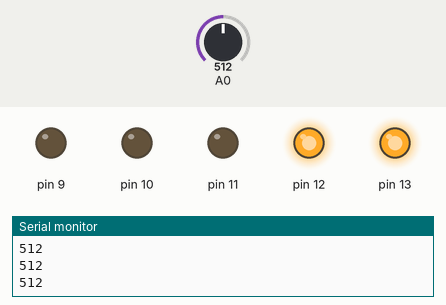
Simulated run of this sketch. Board: Arduino Uno, built with avr-gcc and run on an emulated ATmega328P. Shown: output pins drawn as LEDs (lit = HIGH), the last lines printed to the serial monitor. The test bench sets the inputs (shaded band); at power-on: A0 = 512.

Above: at 1.2 s.
1.3 s: A0 set to 596
2.8 s: A0 set to 626
At 4.0 s:
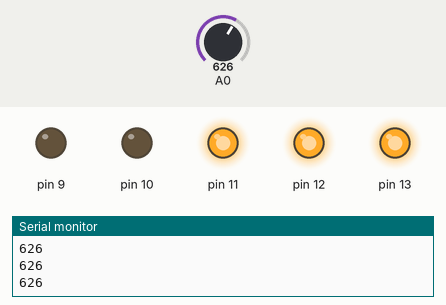
4.3 s: A0 set to 803
5.8 s: A0 set to 827
At 6.3 s:
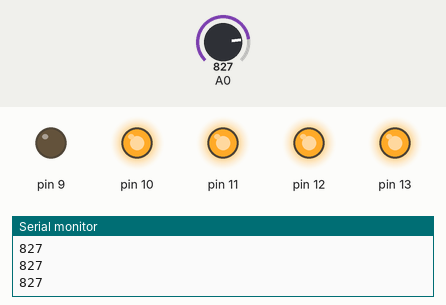
7.3 s: A0 set to 987
8.8 s: A0 set to 1013
At 9.7 s:
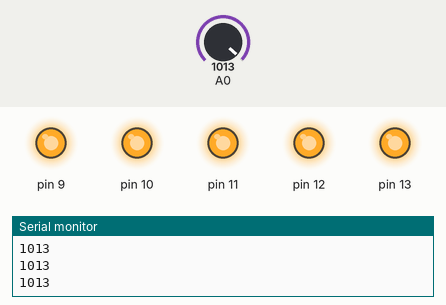
Timing chart, 0 to 11.3 s (numbered marks = the images above; inputs shaded):
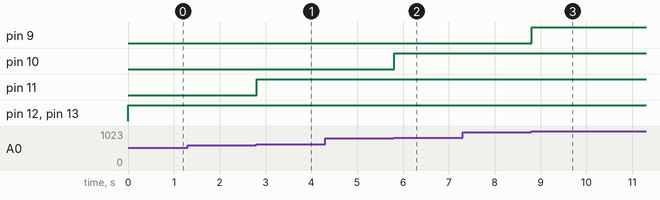

Measured:
- the behaviour switches between 613 and 614 on A0 (found by bisection; images 0 and 1)
- the behaviour switches between 818 and 819 on A0 (found by bisection; images 1 and 2)
- the behaviour switches between 1000 and 1001 on A0 (found by bisection; images 2 and 3)
- after the input at 2.8 s, pin 11: LOW → HIGH at once
- after the input at 5.8 s, pin 10: LOW → HIGH at once
- after the input at 8.8 s, pin 9: LOW → HIGH at once

The sketch:

potenciometro_vu.ino
```cpp
void setup() {
  // put your setup code here, to run once:
Serial.begin(9600);
pinMode(13, OUTPUT);
pinMode(12, OUTPUT);
pinMode(11, OUTPUT);
pinMode(10, OUTPUT);
pinMode(9, OUTPUT);

}

void loop() {

  int pot = analogRead(A0); //ler entrada analogica
  Serial.println(pot);
  delay(1);

  if((pot >= 0)and(pot <= 204)){
    digitalWrite(13, LOW);
    digitalWrite(12, LOW);
    digitalWrite(11, LOW);
    digitalWrite(10, LOW);
    digitalWrite(9, LOW);
  }
  if((pot >= 205)and(pot <= 409)){
    digitalWrite(13, HIGH);
    digitalWrite(12, LOW);
    digitalWrite(11, LOW);
    digitalWrite(10, LOW);
    digitalWrite(9, LOW);
  }
  if((pot >= 410)and(pot <= 613)){
    digitalWrite(13, HIGH);
    digitalWrite(12, HIGH);
    digitalWrite(11, LOW);
    digitalWrite(10, LOW);
    digitalWrite(9, LOW);
  }
  if ((pot >= 614)and(pot <= 818)){
    digitalWrite(13, HIGH);
    digitalWrite(12, HIGH);
    digitalWrite(11, HIGH);
    digitalWrite(10, LOW);
    digitalWrite(9, LOW);
  }
  if((pot >= 819)and(pot <= 1000)){
    digitalWrite(13, HIGH);
    digitalWrite(12, HIGH);
    digitalWrite(11, HIGH);
    digitalWrite(10, HIGH);
    digitalWrite(9, LOW);
  }
  if (pot >= 1001){
    digitalWrite(13, HIGH);
    digitalWrite(12, HIGH);
    digitalWrite(11, HIGH);
    digitalWrite(10, HIGH);
    digitalWrite(9, HIGH);

  }
}
```
